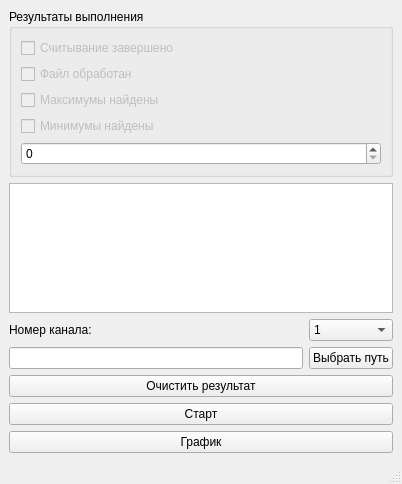
<?xml version="1.0" encoding="UTF-8"?>
<ui version="4.0">
 <class>MainWindow</class>
 <widget class="QMainWindow" name="MainWindow">
  <property name="geometry">
   <rect>
    <x>0</x>
    <y>0</y>
    <width>402</width>
    <height>484</height>
   </rect>
  </property>
  <property name="windowTitle">
   <string>MainWindow</string>
  </property>
  <widget class="QWidget" name="centralwidget">
   <layout class="QGridLayout" name="gridLayout">
    <item row="0" column="0" colspan="2">
     <widget class="QGroupBox" name="gb_result">
      <property name="title">
       <string>Результаты выполнения</string>
      </property>
      <layout class="QFormLayout" name="formLayout">
       <item row="0" column="0">
        <widget class="QCheckBox" name="chB_readSucces">
         <property name="enabled">
          <bool>false</bool>
         </property>
         <property name="text">
          <string>Считывание завершено</string>
         </property>
         <property name="checkable">
          <bool>true</bool>
         </property>
        </widget>
       </item>
       <item row="1" column="0">
        <widget class="QCheckBox" name="chB_procFileSucces">
         <property name="enabled">
          <bool>false</bool>
         </property>
         <property name="text">
          <string>Файл обработан</string>
         </property>
         <property name="checkable">
          <bool>true</bool>
         </property>
        </widget>
       </item>
       <item row="2" column="0">
        <widget class="QCheckBox" name="chB_maxSucess">
         <property name="enabled">
          <bool>false</bool>
         </property>
         <property name="text">
          <string>Максимумы найдены</string>
         </property>
         <property name="checkable">
          <bool>true</bool>
         </property>
        </widget>
       </item>
       <item row="3" column="0">
        <widget class="QCheckBox" name="chB_minSucess">
         <property name="enabled">
          <bool>false</bool>
         </property>
         <property name="text">
          <string>Минимумы найдены</string>
         </property>
        </widget>
       </item>
       <item row="4" column="0" colspan="2">
        <widget class="QSpinBox" name="spinBox"/>
       </item>
      </layout>
     </widget>
    </item>
    <item row="2" column="0">
     <widget class="QLabel" name="lb_numCh">
      <property name="text">
       <string>Номер канала:</string>
      </property>
     </widget>
    </item>
    <item row="1" column="0" colspan="2">
     <widget class="QTextEdit" name="te_Result">
      <property name="readOnly">
       <bool>true</bool>
      </property>
     </widget>
    </item>
    <item row="2" column="1">
     <widget class="QComboBox" name="cmB_numCh">
      <item>
       <property name="text">
        <string>1</string>
       </property>
      </item>
      <item>
       <property name="text">
        <string>2</string>
       </property>
      </item>
      <item>
       <property name="text">
        <string>3</string>
       </property>
      </item>
     </widget>
    </item>
    <item row="3" column="1">
     <widget class="QPushButton" name="pb_path">
      <property name="text">
       <string>Выбрать путь</string>
      </property>
     </widget>
    </item>
    <item row="3" column="0">
     <widget class="QLineEdit" name="le_path">
      <property name="readOnly">
       <bool>true</bool>
      </property>
     </widget>
    </item>
    <item row="5" column="0" colspan="2">
     <widget class="QPushButton" name="pb_start">
      <property name="text">
       <string>Старт</string>
      </property>
      <property name="flat">
       <bool>false</bool>
      </property>
     </widget>
    </item>
    <item row="4" column="0" colspan="2">
     <widget class="QPushButton" name="pb_clearResult">
      <property name="text">
       <string>Очистить результат</string>
      </property>
     </widget>
    </item>
    <item row="6" column="0" colspan="2">
     <widget class="QPushButton" name="pb_chart">
      <property name="text">
       <string>График</string>
      </property>
     </widget>
    </item>
   </layout>
  </widget>
  <widget class="QMenuBar" name="menubar">
   <property name="geometry">
    <rect>
     <x>0</x>
     <y>0</y>
     <width>402</width>
     <height>21</height>
    </rect>
   </property>
  </widget>
  <widget class="QStatusBar" name="statusbar"/>
 </widget>
 <resources/>
 <connections>
  <connection>
   <sender>pb_clearResult</sender>
   <signal>clicked()</signal>
   <receiver>te_Result</receiver>
   <slot>clear()</slot>
   <hints>
    <hint type="sourcelabel">
     <x>224</x>
     <y>369</y>
    </hint>
    <hint type="destinationlabel">
     <x>211</x>
     <y>248</y>
    </hint>
   </hints>
  </connection>
 </connections>
</ui>
